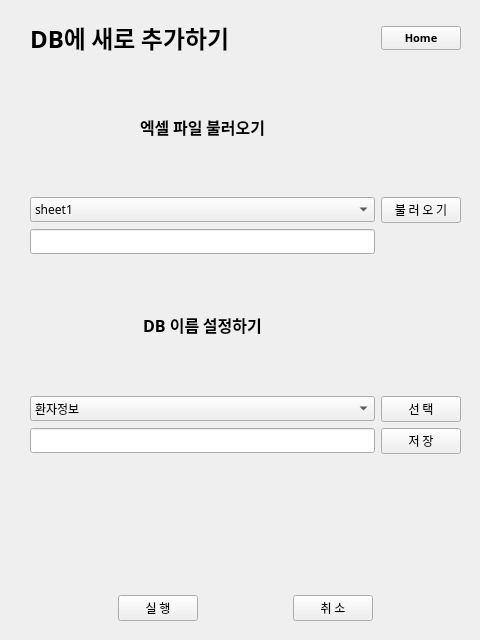
<?xml version="1.0" encoding="UTF-8"?>
<ui version="4.0">
 <class>Form</class>
 <widget class="QWidget" name="Form">
  <property name="geometry">
   <rect>
    <x>0</x>
    <y>0</y>
    <width>480</width>
    <height>640</height>
   </rect>
  </property>
  <property name="windowTitle">
   <string>Form</string>
  </property>
  <widget class="QWidget" name="layoutWidget">
   <property name="geometry">
    <rect>
     <x>30</x>
     <y>20</y>
     <width>431</width>
     <height>601</height>
    </rect>
   </property>
   <layout class="QGridLayout" name="gridLayout_3">
    <item row="7" column="0">
     <widget class="QLineEdit" name="showdbname">
      <property name="font">
       <font>
        <family>나눔스퀘어라운드 Regular</family>
       </font>
      </property>
     </widget>
    </item>
    <item row="3" column="0">
     <widget class="QComboBox" name="setsheet">
      <property name="font">
       <font>
        <family>나눔스퀘어라운드 Regular</family>
       </font>
      </property>
      <item>
       <property name="text">
        <string>sheet1</string>
       </property>
      </item>
      <item>
       <property name="text">
        <string>sheet2</string>
       </property>
      </item>
     </widget>
    </item>
    <item row="8" column="0" colspan="2">
     <widget class="QLabel" name="showtext">
      <property name="font">
       <font>
        <family>나눔스퀘어라운드 Regular</family>
       </font>
      </property>
      <property name="text">
       <string/>
      </property>
     </widget>
    </item>
    <item row="5" column="0">
     <widget class="QLabel" name="lbl1_8">
      <property name="enabled">
       <bool>true</bool>
      </property>
      <property name="font">
       <font>
        <family>나눔스퀘어라운드 Bold</family>
        <pointsize>12</pointsize>
        <weight>75</weight>
        <bold>true</bold>
       </font>
      </property>
      <property name="text">
       <string>DB 이름 설정하기</string>
      </property>
      <property name="alignment">
       <set>Qt::AlignCenter</set>
      </property>
     </widget>
    </item>
    <item row="6" column="0">
     <widget class="QComboBox" name="setdbname">
      <property name="font">
       <font>
        <family>나눔스퀘어라운드 Regular</family>
       </font>
      </property>
      <item>
       <property name="text">
        <string>환자정보</string>
       </property>
      </item>
      <item>
       <property name="text">
        <string>진단</string>
       </property>
      </item>
      <item>
       <property name="text">
        <string>수술</string>
       </property>
      </item>
      <item>
       <property name="text">
        <string>혈액검사</string>
       </property>
      </item>
      <item>
       <property name="text">
        <string>간호기록</string>
       </property>
      </item>
      <item>
       <property name="text">
        <string>조직검사</string>
       </property>
      </item>
      <item>
       <property name="text">
        <string>마취기록</string>
       </property>
      </item>
      <item>
       <property name="text">
        <string>미생물</string>
       </property>
      </item>
      <item>
       <property name="text">
        <string>영상검사</string>
       </property>
      </item>
      <item>
       <property name="text">
        <string>수술기록지</string>
       </property>
      </item>
      <item>
       <property name="text">
        <string>내시경검사</string>
       </property>
      </item>
      <item>
       <property name="text">
        <string>항암제</string>
       </property>
      </item>
      <item>
       <property name="text">
        <string>외래초진</string>
       </property>
      </item>
      <item>
       <property name="text">
        <string>ASA</string>
       </property>
      </item>
     </widget>
    </item>
    <item row="9" column="0" colspan="2">
     <layout class="QHBoxLayout" name="horizontalLayout_6">
      <item>
       <spacer name="horizontalSpacer_2">
        <property name="orientation">
         <enum>Qt::Horizontal</enum>
        </property>
        <property name="sizeHint" stdset="0">
         <size>
          <width>40</width>
          <height>20</height>
         </size>
        </property>
       </spacer>
      </item>
      <item>
       <widget class="QPushButton" name="add_actbtn">
        <property name="font">
         <font>
          <family>나눔스퀘어라운드 Regular</family>
         </font>
        </property>
        <property name="text">
         <string>실 행</string>
        </property>
       </widget>
      </item>
      <item>
       <spacer name="horizontalSpacer">
        <property name="orientation">
         <enum>Qt::Horizontal</enum>
        </property>
        <property name="sizeHint" stdset="0">
         <size>
          <width>40</width>
          <height>20</height>
         </size>
        </property>
       </spacer>
      </item>
      <item>
       <widget class="QPushButton" name="add_closebtn">
        <property name="font">
         <font>
          <family>나눔스퀘어라운드 Regular</family>
         </font>
        </property>
        <property name="text">
         <string>취 소</string>
        </property>
       </widget>
      </item>
      <item>
       <spacer name="horizontalSpacer_3">
        <property name="orientation">
         <enum>Qt::Horizontal</enum>
        </property>
        <property name="sizeHint" stdset="0">
         <size>
          <width>40</width>
          <height>20</height>
         </size>
        </property>
       </spacer>
      </item>
     </layout>
    </item>
    <item row="6" column="1">
     <widget class="QPushButton" name="add_selectbtn">
      <property name="font">
       <font>
        <family>나눔스퀘어라운드 Regular</family>
       </font>
      </property>
      <property name="text">
       <string>선 택</string>
      </property>
     </widget>
    </item>
    <item row="4" column="0">
     <widget class="QLineEdit" name="showfilename">
      <property name="font">
       <font>
        <family>나눔스퀘어라운드 Regular</family>
       </font>
      </property>
     </widget>
    </item>
    <item row="2" column="0">
     <widget class="QLabel" name="lbl1_9">
      <property name="enabled">
       <bool>true</bool>
      </property>
      <property name="font">
       <font>
        <family>나눔스퀘어라운드 Bold</family>
        <pointsize>12</pointsize>
        <weight>75</weight>
        <bold>true</bold>
       </font>
      </property>
      <property name="text">
       <string>엑셀 파일 불러오기</string>
      </property>
      <property name="alignment">
       <set>Qt::AlignCenter</set>
      </property>
     </widget>
    </item>
    <item row="7" column="1">
     <widget class="QPushButton" name="add_savebtn">
      <property name="font">
       <font>
        <family>나눔스퀘어라운드 Regular</family>
       </font>
      </property>
      <property name="text">
       <string>저 장</string>
      </property>
     </widget>
    </item>
    <item row="0" column="0">
     <widget class="QLabel" name="label">
      <property name="font">
       <font>
        <family>나눔스퀘어라운드 ExtraBold</family>
        <pointsize>18</pointsize>
        <weight>75</weight>
        <italic>false</italic>
        <bold>true</bold>
        <underline>false</underline>
       </font>
      </property>
      <property name="text">
       <string>DB에 새로 추가하기</string>
      </property>
     </widget>
    </item>
    <item row="0" column="1">
     <widget class="QPushButton" name="add_homebtn">
      <property name="font">
       <font>
        <family>나눔스퀘어라운드 Bold</family>
        <pointsize>8</pointsize>
        <weight>75</weight>
        <bold>true</bold>
       </font>
      </property>
      <property name="text">
       <string>Home</string>
      </property>
     </widget>
    </item>
    <item row="3" column="1">
     <widget class="QPushButton" name="add_importbtn">
      <property name="font">
       <font>
        <family>나눔스퀘어라운드 Regular</family>
       </font>
      </property>
      <property name="text">
       <string>불 러 오 기</string>
      </property>
     </widget>
    </item>
   </layout>
  </widget>
 </widget>
 <resources/>
 <connections/>
</ui>
